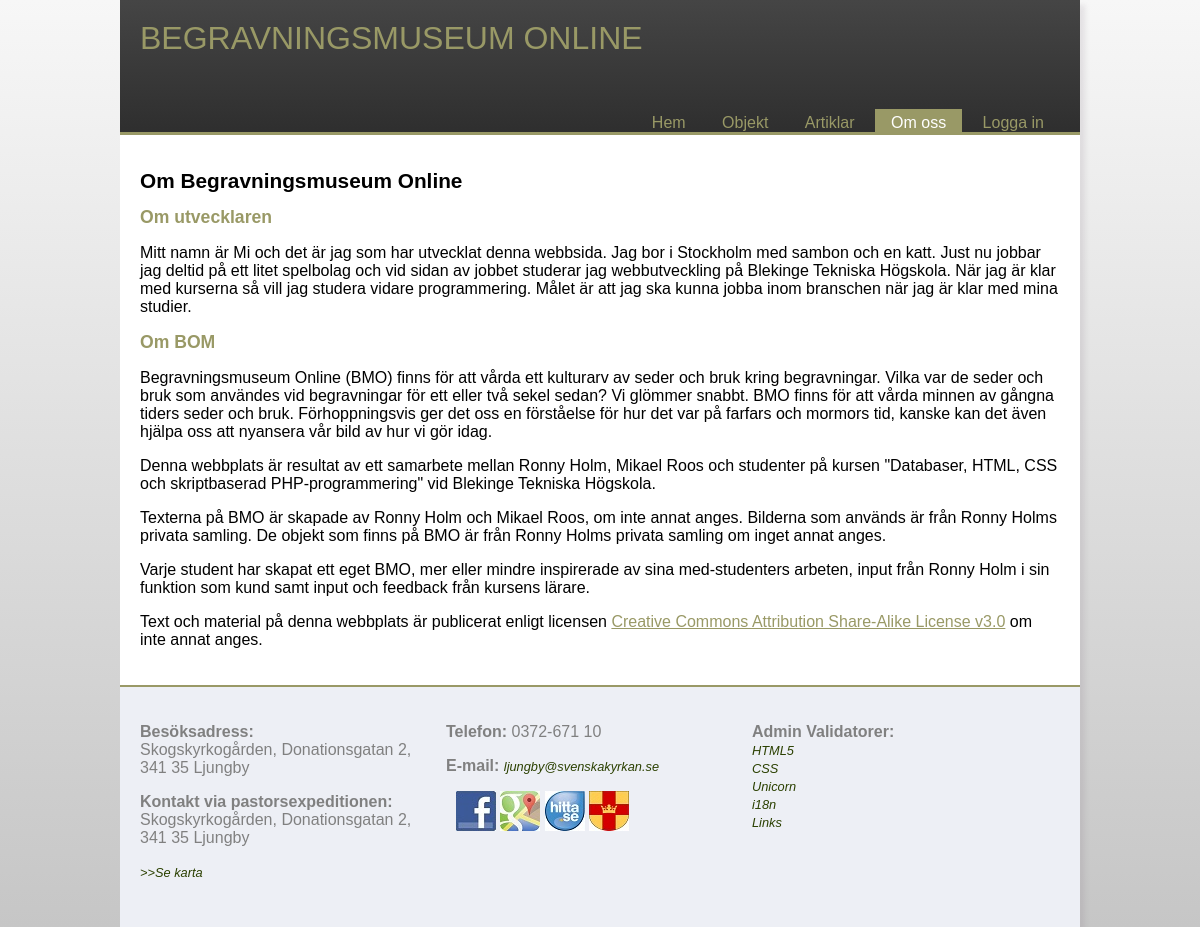
The app's page /om.php with its own data.
### tables this page shows
CREATE TABLE "Article" ("id" INTEGER PRIMARY KEY  AUTOINCREMENT  NOT NULL  UNIQUE , "category" TEXT, "title" TEXT, "content" TEXT, "author" TEXT, "pubdate" DATETIME NOT NULL  DEFAULT CURRENT_DATE);

### om.php (the view, shortened to what this page needs)
<?php
	$pageTitle = "Om Begravningsmuseum Online";
	include("incl/header.php");
?>
<?php
$dbPath = dirname(__FILE__) . "/incl/artiklar/data/bmo.sqlite";
$db = new PDO("sqlite:$dbPath");
$db->setAttribute(PDO::ATTR_ERRMODE, PDO::ERRMODE_WARNING);
$stmt = $db->prepare('SELECT * FROM Article WHERE category="about";');
$stmt->execute();
$res = $stmt->fetchAll(PDO::FETCH_ASSOC);
?>
		<div id="content">
			<h1>
				<?php
					echo $pageTitle;
				?>
			</h1>
			<?php foreach($res as $about): ?>
			<article>
	            <h2><?php echo $about['title']; ?></h2>
	            <?php echo $about['content']; ?>
	        </article>
            <?php endforeach; ?>
		</div>
	<?php
		include("incl/footer.php");
	?>

### style/stylesheet.css (style rules this page uses)
html { overflow-y: scroll; background: -webkit-linear-gradient(#F7F7F7, #C6C6C6); background: -o-linear-gradient(#F7F7F7, #C6C6C6); background: -moz-linear-gradient(#F7F7F7, #C6C6C6); background: linear-gradient(#F7F7F7, #C6C6C6); min-height:100%; }
body { font-family: Tahoma, Geneva, sans-serif; width: 960px; margin:0 auto; -webkit-box-shadow: 5px 5px 5px 0px rgba(117,105,117,0.14); -moz-box-shadow: 5px 5px 5px 0px rgba(117,105,117,0.14); }
div#content { padding: 20px; background-color: white; overflow:auto; }
h1 { font-size: 1.3em; }
h2 { font-size: 1.1em; color: #999966; }
a, a.visited { color: #999966; }

### records on screen
article: title "Om utvecklaren", content "Mitt namn är Mi och det är jag som har utvecklat denna webbsida. Jag bor i Stockholm med sambon och en katt. Just nu jobbar jag deltid på ett litet spelbolag och vid sidan av jobbet studerar jag webbutveckling på Blekinge Tekniska Högskola. När jag är klar med kurserna så vill jag studera vidare programmering. Målet är att jag ska kunna jobba inom branschen när jag är klar med mina studier."
article: title "Om BOM", content "Begravningsmuseum Online (BMO) finns för att vårda ett kulturarv av seder och bruk kring begravningar. Vilka var de seder och bruk som användes vid begravningar för ett eller två sekel sedan? Vi glömmer snabbt. BMO finns för att vårda minnen av gångna tiders seder och bruk. Förhoppningsvis ger det oss en förståelse för hur det var på farfars och mormors tid, kanske kan det även hjälpa oss att nyansera vår bild av hur vi gör idag. Denna webbplats är resultat av ett samarbete mellan Ronny Holm, Mikael Roos och studenter på kursen \"Databaser, HTML, CSS och skriptbaserad PHP-programmering\" vid Blekinge Tekniska Högskola. Texterna på BMO är skapade av Ronny Holm och Mikael Roos, om inte annat…"

### other values on screen
$val[label] "Logga in"
$pageTitle "Om Begravningsmuseum Online"
